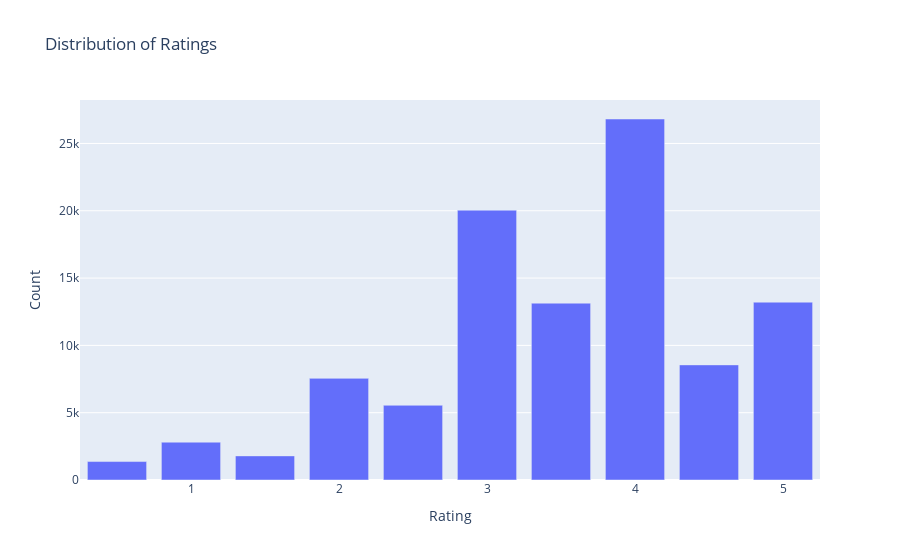

The cell this chart's notebook holds for it:
### Markdown cell above
## 1. Ratings Distribution
What are the most common ratings? (e.g., do users mostly give 4s and 5s?)

### Code cell
rating_counts = df['rating'].value_counts().sort_index()
fig = px.bar(x=rating_counts.index, y=rating_counts.values, labels={'x': 'Rating', 'y': 'Count'}, title="Distribution of Ratings")
fig.show()

### Figure 1 — Plotly figure (JSON) as saved in the notebook; plotly's stock layout.template omitted (floating-point values rounded to 4 significant figures)
{"data": [{"hovertemplate": "Rating=%{x}<br>Count=%{y}<extra></extra>", "legendgroup": "", "marker": {"color": "#636efa", "pattern": {"shape": ""}}, "name": "", "orientation": "v", "showlegend": false, "textposition": "auto", "type": "bar", "x": [0.5, 1.0, 1.5, 2.0, 2.5, 3.0, 3.5, 4.0, 4.5, 5.0], "xaxis": "x", "y": [1370, 2811, 1791, 7551, 5550, 20047, 13136, 26818, 8551, 13211], "yaxis": "y"}], "layout": {"barmode": "relative", "legend": {"tracegroupgap": 0}, "title": {"text": "Distribution of Ratings"}, "xaxis": {"anchor": "y", "domain": [0, 1], "title": {"text": "Rating"}}, "yaxis": {"anchor": "x", "domain": [0, 1], "title": {"text": "Count"}}}}
